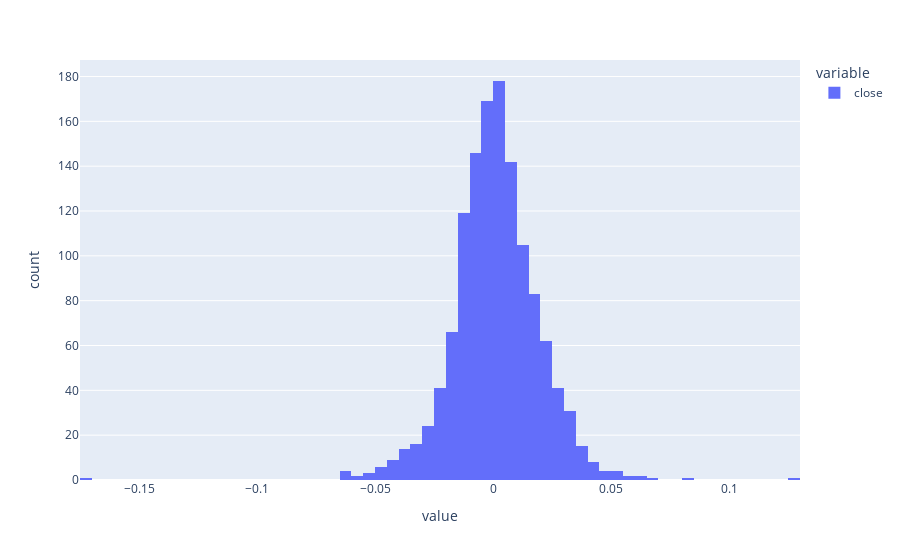

Source (notebook cell):
### Code cell
df.loc['SBER', 'close'].pct_change().fillna(0).hist()

### Figure 1 — Plotly figure (JSON) as saved in the notebook; plotly's stock layout.template omitted (floating-point values rounded to 4 significant figures; data arrays with more than 128 entries replaced by an {"elided": "..."} marker saying what was removed)
{"data": [{"alignmentgroup": "True", "bingroup": "x", "hovertemplate": "variable=close<br>value=%{x}<br>count=%{y}<extra></extra>", "legendgroup": "close", "marker": {"color": "#636efa"}, "name": "close", "offsetgroup": "close", "orientation": "v", "showlegend": true, "type": "histogram", "x": {"elided": "1300 float values"}, "xaxis": "x", "yaxis": "y"}], "layout": {"autosize": true, "barmode": "relative", "legend": {"title": {"text": "variable"}, "tracegroupgap": 0}, "margin": {"t": 60}, "xaxis": {"anchor": "y", "autorange": true, "domain": [0, 1], "range": [-0.175, 0.13], "title": {"text": "value"}, "type": "linear"}, "yaxis": {"anchor": "x", "autorange": true, "domain": [0, 1], "range": [0, 187.4], "title": {"text": "count"}}}}
